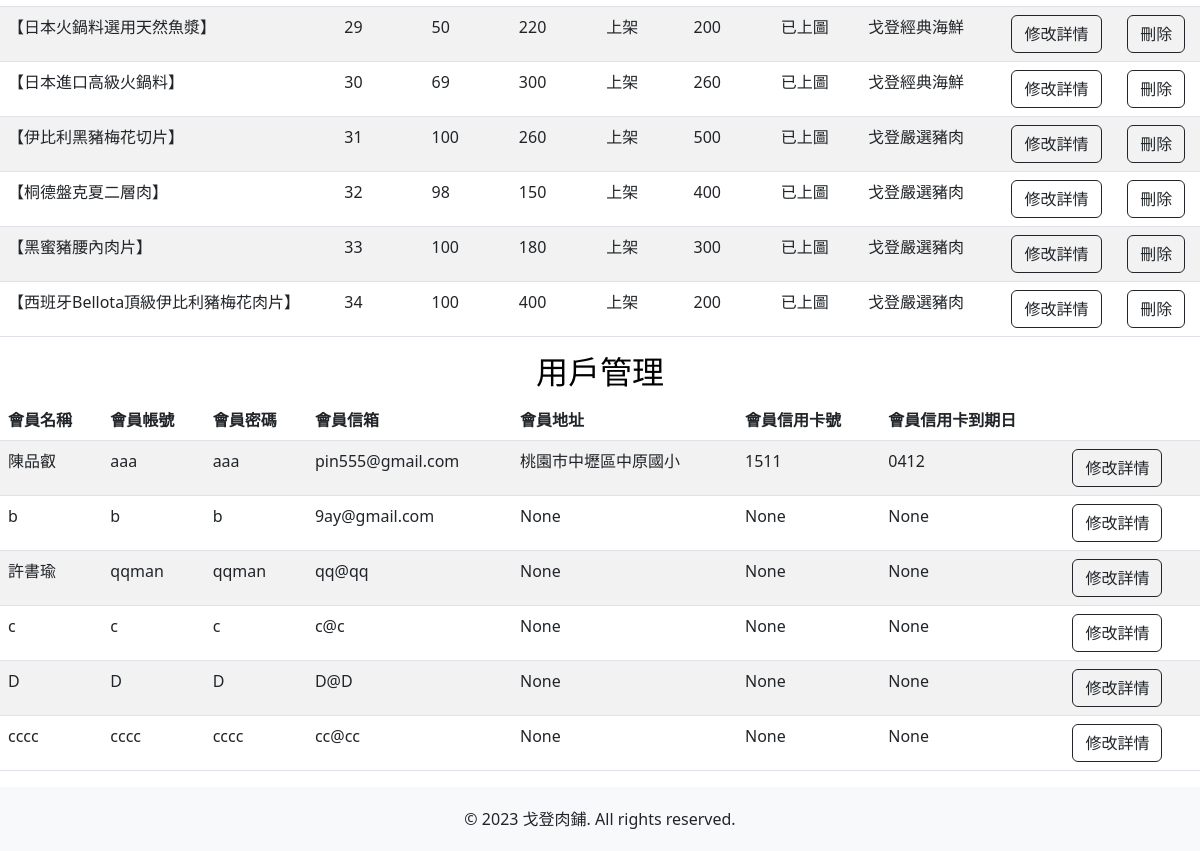
The app's page /dashboard/ (lower part), older data.
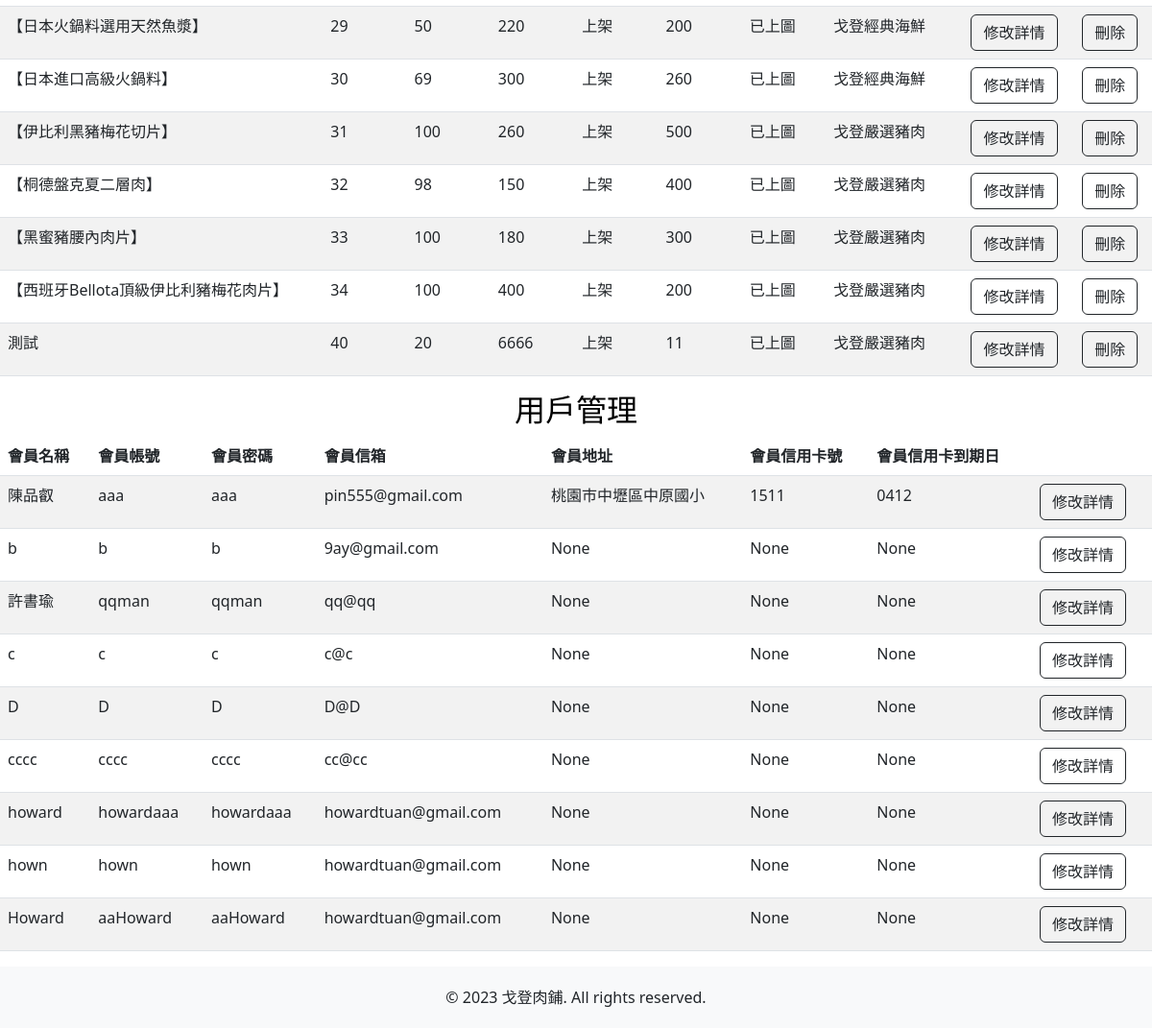
The same page, newer data.
### mywebsite/models.py (models this page shows)
class product(models.Model):
    PRODUCT_STATUS_CHOICES = [
        ('IN_STOCK', '上架'),
        ('OUT_OF_STOCK', '下架'),
        ('UNAVAILABLE', '缺貨'),
    ]
    PID = models.AutoField('產品編號', primary_key=True)
    PPrice = models.IntegerField('產品價錢')
    PName = models.CharField('產品名稱', max_length=100)
    PDetail = models.CharField('產品內容', max_length=10000)
    Pspec = models.IntegerField('產品規格',default=0)
    Pnum = models.IntegerField('產品數量',default=0)
    PStatus = models.CharField('產品狀態', max_length=13, choices=PRODUCT_STATUS_CHOICES, default='IN_STOCK')
    PPhoto = models.ImageField('產品圖片', upload_to='product_images/', blank=True, null=True)
    PCategory = models.CharField('產品分類', max_length=20) #也可以用選項

class member(models.Model):
    MID = models.AutoField('會員編號', primary_key=True)
    MName = models.CharField('會員姓名', max_length=20, null=False)
    MPhone = models.CharField('會員電話', max_length=50, null=False)
    MPW = models.CharField('會員密碼', max_length=20, null=False)
    MAccount = models.CharField('會員帳號', max_length=50, null=False)
    MEmail = models.CharField('會員信箱', max_length=100, null=False)
    MAddr = models.CharField('會員地址', max_length=100, null=True)
    MVISA = models.CharField('會員信用卡號', max_length=100, null=True)
    MCK = models.CharField('信用卡到期日', max_length=100, null=True)

### mywebsite/views.py (the view)
# urls.py: path('dashboard/', views.dashboard_view),
def dashboard_view(request):
    d = product.objects.all()
    mem = member.objects.all()
    return render(request, 'dashboard.html', locals())

### templates/dashboard.html (shortened to what this page needs)
<!DOCTYPE html>
<html>
  <head>
    <link href="https://cdn.jsdelivr.net/npm/bootstrap@5.3.0-alpha3/dist/css/bootstrap.min.css" rel="stylesheet">
    {% load static %}
    <link href="{% static 'css/styles.css'%}" rel="stylesheet" />
    <link rel="stylesheet" href="https://use.fontawesome.com/releases/v5.6.3/css/all.css"
>
</head>
<body id="page-top">
      <div class="test">
        <div class="table-responsive">
          <table class="table table-striped table-hover table-custom">
            <tbody>
              {% for detail in d %}
              <tr>
                <form action="/edit_view/" method="POST">
                  <td>{{ detail.PName }}</td>
                  <td>{{ detail.PID }}</td>
                  <td>{{ detail.Pnum }}</td>
                  <td>{{ detail.PPrice }}</td>
                  <td>
                    {% if detail.PStatus == 'IN_STOCK' %}
                      <span class="category">上架</span>
                    {% elif detail.PStatus == 'OUT_OF_STOCK' %}
                      <span class="category">下架</span>
                    {% elif detail.PStatus == 'UNAVAILABLE' %}
                      <span class="category special-cell">缺貨</span>
                    {% endif %}
                  </td>
                  <td>{{ detail.Pspec }}</td>
                  <td>
                    {% if detail.PPhoto %}
                    已上圖
                    {% else %}
                    暫無
                    {% endif %}
                  </td>
                  <td>
                    {% if detail.PCategory == 'beef' %}
                      <span class="category">日本A5和專賣區</span>
                    {% elif detail.PCategory == 'pork' %}
                      <span class="category">戈登嚴選豬肉</span>
                    {% elif detail.PCategory == 'seafood' %}
                      <span class="category">戈登經典海鮮</span>
                    {% endif %}
                  </td>
                  <td>
                    <button type="submit" class="btn btn-outline-dark">修改詳情</button>
                  </td>
                </form>
                  <td>
                    <form action="/dedelete/" method="POST">{% csrf_token %}
                      <button type="submit" class="btn btn-outline-dark">刪除</button>
                    </form>
                  </td>
              </tr>
              {% endfor %}
            </tbody>
          </table>
        </div>
      </div>
      <div id="member">
        <div class="color-block h2-with-border">
          <h2 class="tit rounded">用戶管理</h2>
        </div>
        <div class="table-responsive">
          <table class="table table-striped table-hover table-custom">
            <thead class="thead-dark">
              <tr class="hover-bg">
                <th>會員名稱</th>
                <th>會員帳號</th>
                <th>會員密碼</th>
                <th>會員信箱</th>
                <th>會員地址</th>
                <th>會員信用卡號</th>
                <th>會員信用卡到期日</th>
                <th></th>
              </tr>
            </thead>
            <tbody>
              {% for m in mem %}
              <tr>
                <form action="/m_e_view/" method="POST">
                  <td>{{ m.MName }}</td>
                  <td>{{ m.MAccount }}</td>
                  <td>{{ m.MPW }}</td>
                  <td>{{ m.MEmail }}</td>
                  <td>{{ m.MAddr }}</td>
                  <td>{{ m.MVISA }}</td>
                  <td>{{ m.MCK }}</td>
                  <td>
                    <input type="submit" value="修改詳情" class="btn btn-outline-dark">
                  </td>
                </form>
              </tr>
              {% endfor %}
            </tbody>
          </table>
        </div>
      </div>
    <footer class="footer">
      <div class="container">
        <span>© 2023 戈登肉鋪. All rights reserved.</span>
      </div>
    </footer>
</body>
</html>

Row changes from the older to the newer data that the page shows:
added product: PName "測試", PID "40", Pnum "20", PPrice "6666", PStatus "上架", Pspec "11", shows "已上圖", PCategory "戈登嚴選豬肉"
added member: MName "howard", MAccount "howardaaa", MPW "howardaaa", MEmail "howardtuan@gmail.com", MAddr "None", MVISA "None", MCK "None"
added member: MName "hown", MAccount "hown", MPW "hown", MEmail "howardtuan@gmail.com", MAddr "None", MVISA "None", MCK "None"
added member: MName "Howard", MAccount "aaHoward", MPW "aaHoward", MEmail "howardtuan@gmail.com", MAddr "None", MVISA "None", MCK "None"
